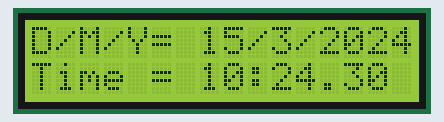
Bench run of a sketch on a simulated Arduino Uno, built with avr-gcc and run on an emulated ATmega328P. On the bench: 16×2 character LCD. The local clock reads 2024-03-15 10:24:30 at power-on unless the sketch sets it; what the sketch prints to the serial monitor is not drawn.

Above: at 0.3 s.
At 4.5 s:
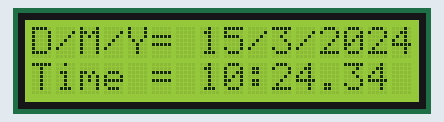
At 9.6 s:
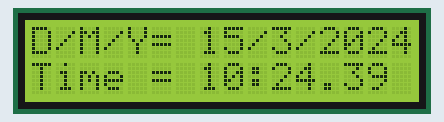
At 18.8 s:
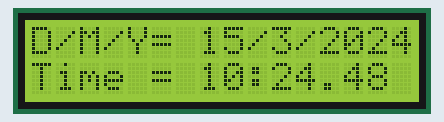
At 28.1 s:
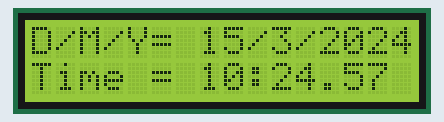
At 38.3 s:
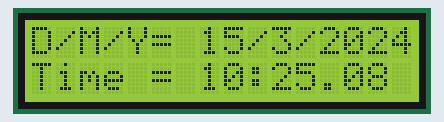

Measured:
- what the display in image 0 shows lasts 1.0 s, from 0.3 s to 1.3 s

The sketch:

lab19-only_display_task.ino
```cpp
#include <Arduino_FreeRTOS.h>
#include <semphr.h>
#include <Wire.h>
#include <LiquidCrystal_I2C.h>
#include <TimeLib.h>
#include <DS1307RTC.h>

LiquidCrystal_I2C lcd(0x27, 16, 2);
tmElements_t tm;

SemaphoreHandle_t xI2CSemaphore;

// Function Prototypes
void Task_Display_Clock(void *pvParameters);
void print2digits(int number);
void print2digitsLCD(int number);

void print2digits(int number) {
  if (number >= 0 && number < 10) {
    Serial.print('0');
  }
  Serial.print(number);
}

void print2digitsLCD(int number) {
  if (number >= 0 && number < 10) {
    lcd.print('0');
  }
  lcd.print(number);
}

void setup() {
  Serial.begin(9600);
  Serial.println();
  Serial.println(F("========================================"));
  Serial.println(F("--- [Lab 19: Only Display Task Test] ---"));
  Serial.println(F("========================================"));

  // 1. สร้าง Mutex
  xI2CSemaphore = xSemaphoreCreateMutex();
  if (xI2CSemaphore != NULL) {
    Serial.println(F("[1] I2C Semaphore created successfully"));
  }

  // 2. เริ่มต้น I2C และ LCD
  Wire.begin();
  #if defined(WIRE_HAS_TIMEOUT)
    Wire.setWireTimeout(25000, true); // ป้องกัน I2C Bus Hang
  #endif

  lcd.init();
  lcd.backlight();
  lcd.setCursor(0, 0);
  lcd.print("RTOS Clock Test");
  Serial.println(F("[2] LCD Initialized"));

  // 3. ทดสอบอ่าน RTC ครั้งแรก
  if (RTC.read(tm)) {
    Serial.println(F("[3] RTC Read Initial Success"));
  } else {
    Serial.println(F("[3] RTC Read Failed"));
  }

  // 4. เพิ่ม Stack Size เป็น 160 words (320 bytes) เพื่อรองรับ Deep Call Stack ของ LiquidCrystal_I2C + Wire
  BaseType_t result = xTaskCreate(
    Task_Display_Clock,
    "DisplayTask",
    160,          // ขยาย Stack เป็น 160 words ป้องกัน Stack Overflow
    NULL,
    1,            // Priority 1
    NULL
  );

  if (result == pdPASS) {
    Serial.println(F("[4] Task created (Stack: 160 words). Starting Scheduler..."));
  } else {
    Serial.println(F("[FAIL] Task creation failed"));
  }

  // 5. เริ่ม Scheduler
  vTaskStartScheduler();
}

void loop() {
  // หากหลุดมาตรงนี้ แสดงว่า Scheduler ไม่เริ่มทำงาน
}

// -------------------------------------------------------------
// Task: อ่านค่าเวลาจาก DS1307 และแสดงผลออก LCD / Serial
// -------------------------------------------------------------
void Task_Display_Clock(void *pvParameters) {
  (void) pvParameters;

  while (1) {
    // ขอ Semaphore เพื่อจองบัส I2C
    if (xSemaphoreTake(xI2CSemaphore, pdMS_TO_TICKS(200)) == pdTRUE) {

      if (RTC.read(tm)) {
        // ส่งค่าออก Serial Monitor
        Serial.print(F("Time: "));
        print2digits(tm.Hour);
        Serial.print(F(":"));
        print2digits(tm.Minute);
        Serial.print(F(":"));
        print2digits(tm.Second);
        Serial.print(F(" | Date: "));
        print2digits(tm.Day);
        Serial.print(F("/"));
        print2digits(tm.Month);
        Serial.print(F("/"));
        Serial.print(tmYearToCalendar(tm.Year));

        // ตรวจสอบ Stack ที่เหลืออยู่ (Stack Watermark)
        UBaseType_t stackLeft = uxTaskGetStackHighWaterMark(NULL);
        Serial.print(F(" | Stack Free: "));
        Serial.print(stackLeft);
        Serial.println(F(" words"));

        // แสดงผลบนจอ LCD
        lcd.setCursor(0, 0);
        lcd.print(F("D/M/Y= "));
        lcd.print(tm.Day);
        lcd.print(F("/"));
        lcd.print(tm.Month);
        lcd.print(F("/"));
        lcd.print(tmYearToCalendar(tm.Year));
        lcd.print(F("  "));

        lcd.setCursor(0, 1);
        lcd.print(F("Time = "));
        print2digitsLCD(tm.Hour);
        lcd.print(F(":"));
        print2digitsLCD(tm.Minute);
        lcd.print(F("."));
        print2digitsLCD(tm.Second);
        lcd.print(F("  "));
      } else {
        Serial.println(F("[WARN] RTC Read Failed in Task!"));
        lcd.setCursor(0, 0);
        lcd.print(F("RTC Read Error! "));
      }

      // คืน Semaphore
      xSemaphoreGive(xI2CSemaphore);
    } else {
      Serial.println(F("[WARN] Semaphore timeout!"));
    }

    // หน่วงเวลา 1000ms เพื่อให้ระบบสลับงาน
    vTaskDelay(pdMS_TO_TICKS(1000));
  }
}
```
